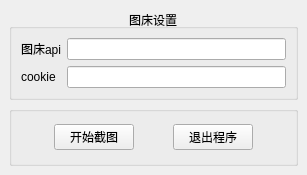
<?xml version="1.0" encoding="UTF-8"?>
<ui version="4.0">
 <class>MainWindow</class>
 <widget class="QMainWindow" name="MainWindow">
  <property name="geometry">
   <rect>
    <x>0</x>
    <y>0</y>
    <width>307</width>
    <height>175</height>
   </rect>
  </property>
  <property name="windowTitle">
   <string>MainWindow</string>
  </property>
  <widget class="QWidget" name="centralwidget">
   <layout class="QVBoxLayout" name="verticalLayout">
    <item>
     <widget class="QGroupBox" name="groupBox">
      <property name="title">
       <string>图床设置</string>
      </property>
      <property name="alignment">
       <set>Qt::AlignCenter</set>
      </property>
      <layout class="QGridLayout" name="gridLayout">
       <item row="1" column="1">
        <widget class="QLineEdit" name="lineEdit_cookie">
         <property name="minimumSize">
          <size>
           <width>200</width>
           <height>0</height>
          </size>
         </property>
        </widget>
       </item>
       <item row="0" column="1">
        <widget class="QLineEdit" name="lineEdit_api">
         <property name="minimumSize">
          <size>
           <width>200</width>
           <height>0</height>
          </size>
         </property>
        </widget>
       </item>
       <item row="1" column="0">
        <widget class="QLabel" name="label">
         <property name="text">
          <string>cookie</string>
         </property>
        </widget>
       </item>
       <item row="0" column="0">
        <widget class="QLabel" name="label_2">
         <property name="text">
          <string>图床api</string>
         </property>
        </widget>
       </item>
      </layout>
     </widget>
    </item>
    <item>
     <widget class="QGroupBox" name="groupBox_2">
      <property name="title">
       <string/>
      </property>
      <layout class="QHBoxLayout" name="horizontalLayout">
       <item>
        <widget class="QPushButton" name="pushButton_shot">
         <property name="maximumSize">
          <size>
           <width>80</width>
           <height>16777215</height>
          </size>
         </property>
         <property name="text">
          <string>开始截图</string>
         </property>
        </widget>
       </item>
       <item>
        <widget class="QPushButton" name="pushButton_exit">
         <property name="maximumSize">
          <size>
           <width>80</width>
           <height>16777215</height>
          </size>
         </property>
         <property name="text">
          <string>退出程序</string>
         </property>
        </widget>
       </item>
      </layout>
     </widget>
    </item>
   </layout>
  </widget>
 </widget>
 <resources/>
 <connections/>
</ui>
